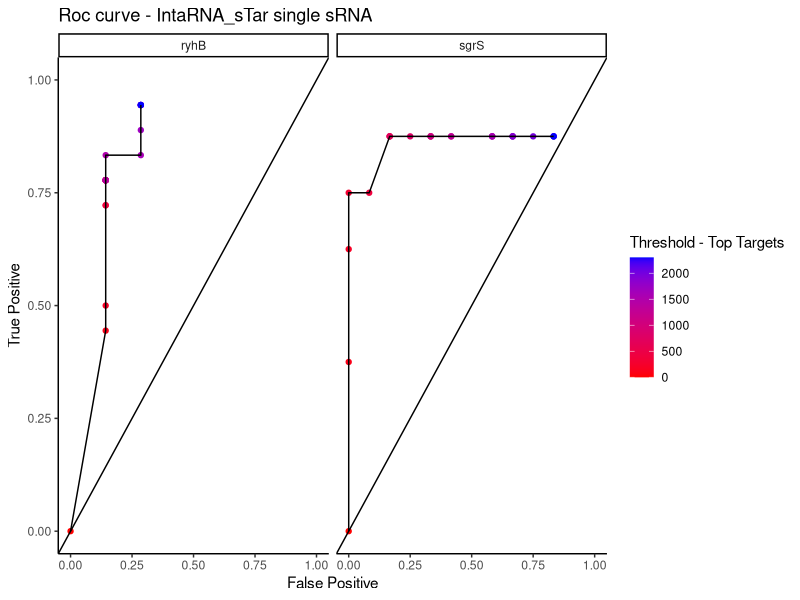
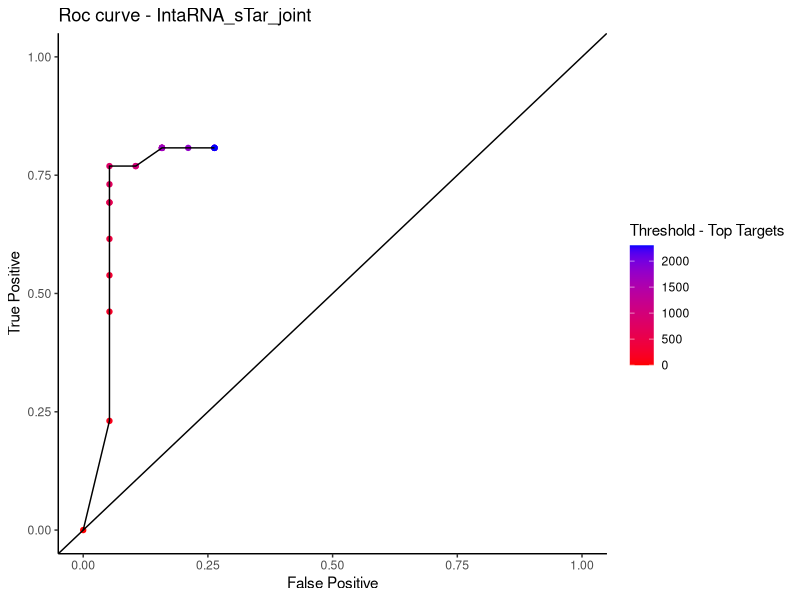
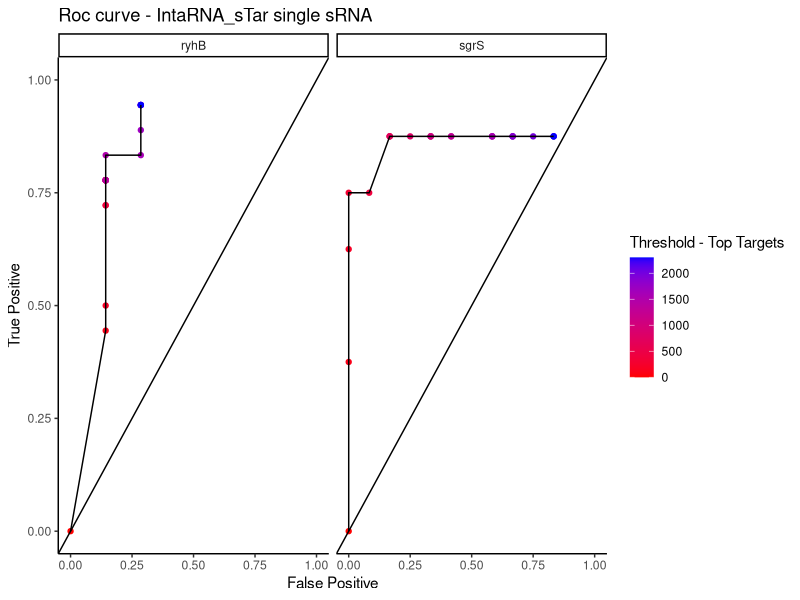
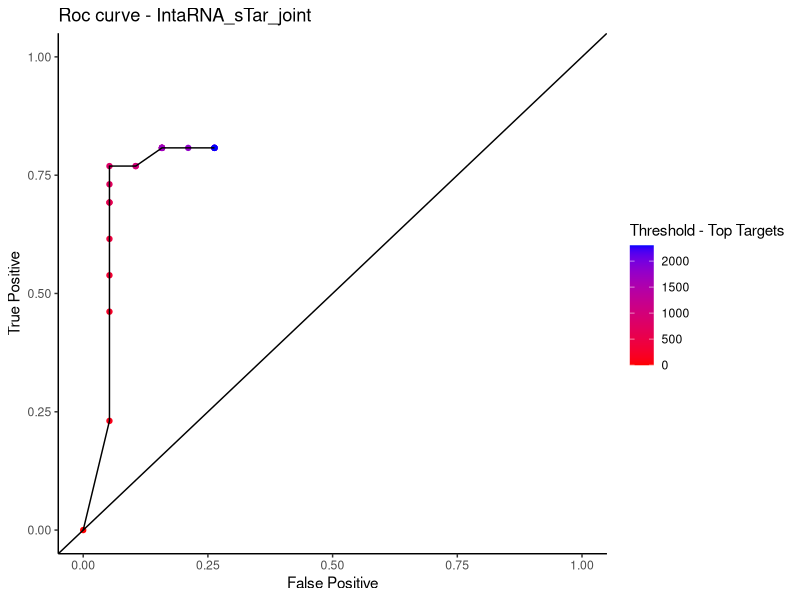

The R script that drew these images, in order:

# R <- Version 4.0.2

#Import Libraries
library(dplyr)
library(tidyr)
library(ggplot2)

##### Import Data #####

#### IntaRNA_sTAR predictions

### sRNA ryhB
######## Predictions

tar_r<- read.delim('Predictions/res_tar.csv',header = T,sep = ';',stringsAsFactors = F) 

######## Validated Target

ver_r<- c('b0118','b0156','b0592','b0683','b0721',
          'b0722','b1531','b1612','b1656','b1778',
          'b1981','b2155','b2530','b3365','b3510',
          'b3607','b3928','b4154')

######## Validated non-Target

fp_r <- c('b3336','b1683','b4367','b1684',
          'b0150','b1905','b2832')

### sRNA sgrS
######## Predictions
tar_s<- read.delim('Predictions/res_tar_s.csv',header = T,sep = ';',stringsAsFactors = F)%>% mutate(id2='sgrS')

######## Validated Target

ver_s <- c('b1101','b1658','b1817','b1818',
         'b2153','b3433','b3826','b4116')

######## Validated non-Target

fp_s <- c('b1973','b0573','b0296','b4506','b1857','b1856',
        'b1178','b2012','b1858','b1729','b4035','b2150')



######## Join predictions dataset
tar= rbind(tar_r,tar_s)



######## Verified dataset target
verified <- data.frame(v=c(rep('t',18),rep('f',7),rep('t',8),rep('f',12)),
                       srna=c(rep('ryhB',25),rep('sgrS',20)),
                       target=c(ver_r,fp_r,ver_s,fp_s))




#### Check TP and FP rates - single sRNAs#####


d<- data.frame(t=c('a'),srn=c('a'),rel=c('1'),fp=c('1'))


for (t in seq(0,2300,100)){
  for (i in c('ryhB','sgrS')) {


  n<- length(verified %>% filter(srna==i,v=='t') %>% pull(srna))
  f<- length(verified %>% filter(srna==i,v=='f') %>% pull(srna))
  m<-tar %>% filter(id2==i) %>%mutate(r=rank(E))%>% filter(id1%in%(verified %>% filter(srna==i,v=='t') %>% pull(target)),r<t) %>% summarise(n=n()) %>% pull(n)
  z<-tar %>% filter(id2==i) %>%mutate(r=rank(E))%>% filter(id1%in%(verified %>% filter(srna==i,v=='f') %>% pull(target)),r<t) %>% summarise(n=n()) %>% pull(n)
  d<-rbind(d,c(t,i,m/n,z/f))
  
}
}



d<- d[2:49,]


##### ROC figures - single sRNAs

d %>% mutate_at(.vars = vars(rel,fp,t),as.numeric) %>% 
  ggplot(aes(x=fp,y=rel))+
  ylim(0,1)+xlim(0,1)+
  geom_point(aes(color=t),lwd=3)+
  geom_path()+
  theme_classic()+
  ylab('True Positive')+
  xlab('False Positive')+
  scale_color_gradient(name='Threshold - Top Targets',low = 'red',high = 'blue' )+
  ggtitle('Roc curve - IntaRNA_sTar single sRNA')+
  geom_abline(slope = 1,intercept = 0)+
  facet_wrap(~srn)


ggsave('Fig/roc_Sgrs_facet.png', dpi=300)



#### Check TP and FP rates - overall sRNAs#####



d<- data.frame(t=c('a'),srn=c('a'),rel=c('1'),fp=c('1'))


for (t in seq(0,2300,100)){

    vt<-verified %>% filter(v=='t')
    vf<-verified %>% filter(v=='f')
    
    n<- length(vt %>% pull(srna))
    f<- length(vf %>% pull(srna))
    m<-tar  %>%mutate(r=rank(E))%>% filter(r<t) %>%
      inner_join(vt,by=c('id2'='srna','id1'='target')) %>% 
      summarise(n=n()) %>% pull(n)
    z<-tar %>%mutate(r=rank(E))%>% filter(r<t) %>%
      inner_join(vf,by=c('id2'='srna','id1'='target')) %>% 
      summarise(n=n()) %>% pull(n)
    d<-rbind(d,c(t,'srna',m/n,z/f))
    

}





d=d[2:25,]

##### ROC figures - single sRNAs


d %>% mutate_at(.vars = vars(rel,fp,t),as.numeric) %>% 
  ggplot(aes(x=fp,y=rel))+
  ylim(0,1)+xlim(0,1)+
  geom_point(aes(color=t),lwd=3)+
  geom_path()+
  theme_classic()+
  ylab('True Positive')+
  xlab('False Positive')+
  scale_color_gradient(name='Threshold - Top Targets',low = 'red',high = 'blue' )+
  ggtitle('Roc curve - IntaRNA_sTar_joint')+
  geom_abline(slope = 1,intercept = 0)



ggsave('Fig/roc_Sgrs.png', dpi=300)
